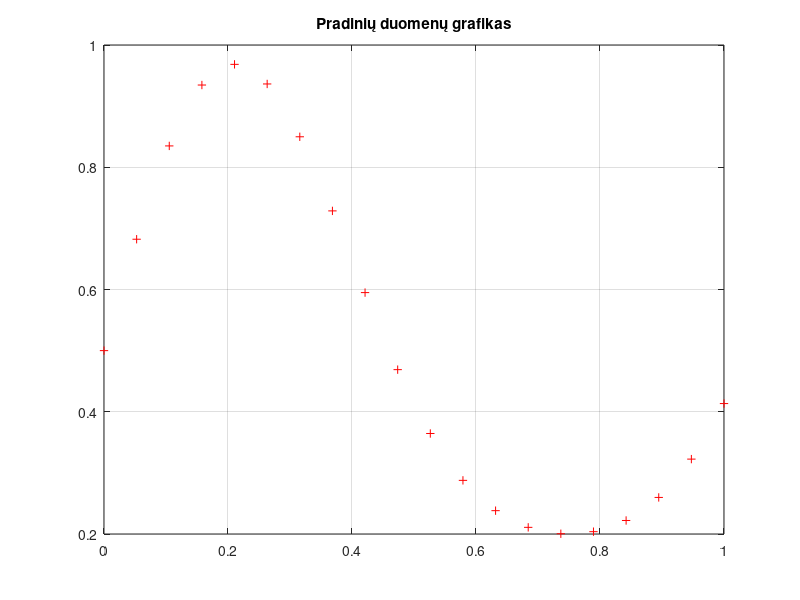

This figure's MATLAB source:
% IS LD2 
clear all;
clc;
%% Main task
% 1. Duomenų paruošimas
x = 0:1/19:1;
d = ((1 + 0.2*sin(2*pi*x/0.6)) + 0.8*sin(2*pi*x))/2;
figure(1)
plot(x, d, 'r+');
title('Pradinių duomenų grafikas');
grid on;

% 2. Tinklo struktūros parinkimas
% paslėptojo sluoksnio svoriai (5 neuronai)
w11_1 = randn(1);
w21_1 = randn(1);
w31_1 = randn(1);
w41_1 = randn(1);
w51_1 = randn(1);
b1_1 = randn(1);
b2_1 = randn(1);
b3_1 = randn(1);
b4_1 = randn(1);
b5_1 = randn(1);

% išėjimo sluoksnio svoriai
w11_2 = randn(1);
w12_2 = randn(1);
w13_2 = randn(1);
w14_2 = randn(1);
w15_2 = randn(1);
b1_2 = randn(1);

% 3. Tinklo atsako skaičiavimas
for n = 1:length(x)
% paslėptojo sluoksnio neuronams
v1_1 = x(n)*w11_1 + b1_1;
v2_1 = x(n)*w21_1 + b2_1;
v3_1 = x(n)*w31_1 + b3_1;
v4_1 = x(n)*w41_1 + b4_1;
v5_1 = x(n)*w51_1 + b5_1;
% aktyvavimo funkcija (sigmoidinė)
y1_1 = 1/(1+exp(-v1_1));
y2_1 = 1/(1+exp(-v2_1));
y3_1 = 1/(1+exp(-v3_1));
y4_1 = 1/(1+exp(-v4_1));
y5_1 = 1/(1+exp(-v5_1));
% išėjimo sluoksnio neuronui
v1_2 = y1_1*w11_2 + y2_1*w12_2 + y3_1*w13_2 + y4_1*w14_2 + y5_1*w15_2 + b1_2;
% aktyvavimo funkcija (tiesinė)
y1_2 = v1_2;
end
